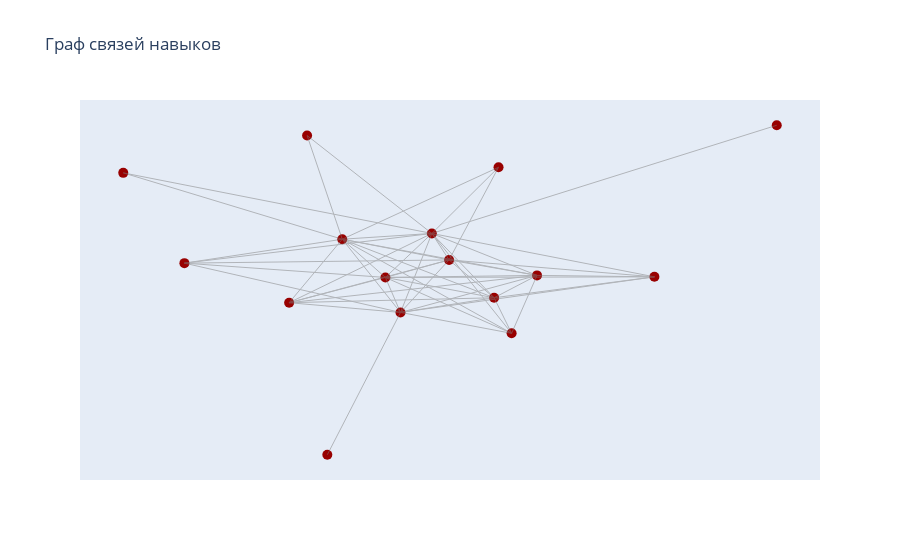

Notebook source saved alongside this figure:
### Markdown cell above
# Граф связей даёт возможность понять, как часто один навык упоминается в вакансии

### Code cell
# Позиционирование узлов на плоскости
pos = nx.spring_layout(G)

# Создание списка координат узлов
node_x = []
node_y = []
for node in pos:
    x, y = pos[node]
    node_x.append(x)
    node_y.append(y)

# Создание списка ребер
edge_x = []
edge_y = []
for edge in G.edges():
    x0, y0 = pos[edge[0]]
    x1, y1 = pos[edge[1]]
    edge_x.append(x0)
    edge_x.append(x1)
    edge_x.append(None)
    edge_y.append(y0)
    edge_y.append(y1)
    edge_y.append(None)

# Визуализация графа
fig = go.Figure()

# Добавление узлов
fig.add_trace(go.Scatter(x=node_x, y=node_y, mode='markers', marker=dict(color='rgb(152, 0, 0)', size=10),
                         hoverinfo='text', text=list(pos.keys())))

# Добавление ребер с подсветкой при наведении
fig.add_trace(go.Scatter(x=edge_x, y=edge_y, mode='lines', line=dict(color='rgb(125, 125, 125)', width=1),
                         hoverinfo='none', opacity=0.5))

fig.update_layout(title='Граф связей навыков', showlegend=False, xaxis=dict(showgrid=False, zeroline=False, showticklabels=False),
                  yaxis=dict(showgrid=False, zeroline=False, showticklabels=False))

fig.show()

### Figure 1 — Plotly figure (JSON) as saved in the notebook; plotly's stock layout.template omitted (floating-point values rounded to 4 significant figures; data arrays with more than 128 entries replaced by an {"elided": "..."} marker saying what was removed)
{"data": [{"hoverinfo": "text", "marker": {"color": "rgb(152, 0, 0)", "size": 10}, "mode": "markers", "text": ["Python", "SQL", "Microsoft SQL Server", "Анализ данных", "Разработка BI", "Аналитическое мышление", "Информационная грамотность", "Научно-исследовательская работа", "Управление базами данных", "DWH", "Microsoft Power BI", "ETL", "Статистическая обработка данных", "Tableau", "Microsoft Excel", "PostgreSQL"], "type": "scatter", "x": [-0.1278, 0.02038, -0.3888, -0.0315, 0.3884, 0.1233, 0.1942, -0.1525, 0.04885, 0.5906, -0.05645, -0.186, -0.2156, -0.4899, 0.1522, 0.1306], "y": [0.09521, 0.1246, -0.02642, -0.2769, -0.09591, -0.2022, -0.08863, -1, -0.01003, 0.6743, -0.09906, 0.6221, -0.2273, 0.4324, -0.3829, 0.4608]}, {"hoverinfo": "none", "line": {"color": "rgb(125, 125, 125)", "width": 1}, "mode": "lines", "opacity": 0.5, "type": "scatter", "x": {"elided": "171 float values"}, "y": {"elided": "171 float values"}}], "layout": {"autosize": true, "showlegend": false, "title": {"text": "Граф связей навыков"}, "xaxis": {"autorange": true, "range": [-0.559, 0.6597], "showgrid": false, "showticklabels": false, "type": "linear", "zeroline": false}, "yaxis": {"autorange": true, "range": [-1.171, 0.8451], "showgrid": false, "showticklabels": false, "type": "linear", "zeroline": false}}}
